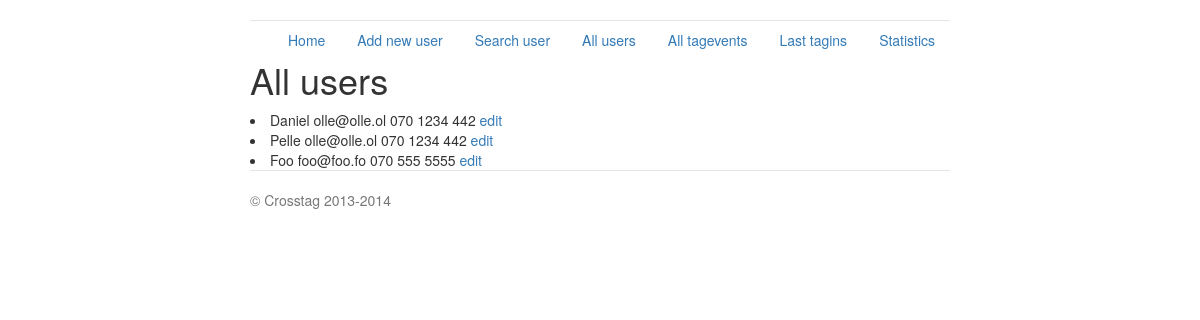
The app's page /all_users, older data.
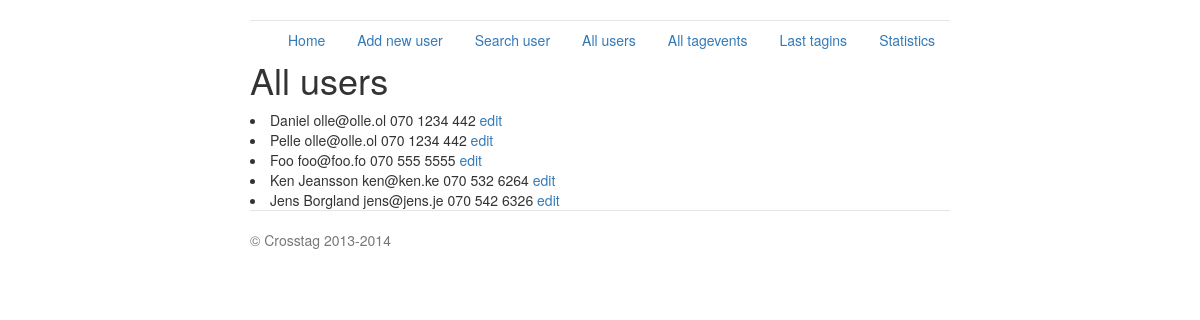
The same page, newer data.
### crosstag_server.py (models this page shows, shortened)
class User(db.Model):
    index = db.Column(db.Integer, primary_key=True)
    fortnox_id = db.Column(db.Integer)
    name = db.Column(db.String(80))
    email = db.Column(db.String(120))
    phone = db.Column(db.Integer)
    tag_id = db.Column(db.String(12))
    gender = db.Column(db.String(10))
    birth_date = db.Column(db.Date)
    expiry_date = db.Column(db.Date)
    create_date = db.Column(db.Date)
    def dict(self):
        return {'index': self.index, 'name': self.name,
                'email': self.email, 'tag_id': self.tag_id,
                'phone': self.phone, 'fortnox_id': self.fortnox_id,
                'expiry_date': str(self.expiry_date),
                'create_date': str(self.create_date),
                'birth_date': str(self.birth_date),
                'gender': self.gender}

### crosstag_server.py (the view)
@app.route('/all_users', methods=['GET'])
def all_users():
    ret = []
    users = User.query.all()
    for hit in users:
        js = hit.dict()
        ret.append(js)
    return render_template('all_users.html',
                           title='All Users',
                           hits=ret)

### templates/all_users.html (shortened to what this page needs)
{% extends "base.html" %}
{% block content %}
<h1>All users</h1>
{% if hits %}
{% for hit in hits %}
        <li>{{hit.id}} {{hit.name}} {{hit.box_id}} {{hit.email}} {{hit.phone}} {{hit.tag}} <a href='/edit_user/{{hit.id}}'>edit</a></li>
{% endfor %}
{% endif %}
{% endblock %}

### templates/base.html (shortened to what this page needs)
<!DOCTYPE html>
<html lang="en">
  <head>
    <link href="../../static/bootstrap.css" rel="stylesheet">
    <link href="../../static/jumbotron-narrow.css" rel="stylesheet">
  </head>
  <body>
    <div class="container">
      <div class="header">
        <nav>
          <ul class="nav nav-pills pull-right">
            <li role="presentation"><a href="/index">Home</a></li>
            <li role="presentation"><a href="/add_new_user">Add new user</a></li>
            <li role="presentation"><a href="/search_user">Search user</a></li>
            <li role="presentation"><a href="/all_users">All users</a></li>
            <li role="presentation"><a href="/all_tagevents">All tagevents</a></li>
            <li role="presentation"><a href="/last_tagins">Last tagins</a></li>
            <li role="presentation"><a href="/statistics">Statistics</a></li>
          </ul>
        </nav>
      </div>
      {% block content %}{% endblock %}
      <footer class="footer">
        <p>&copy; Crosstag 2013-2014</p>
      </footer>
    </div>
  </body>
</html>

### static/jumbotron-narrow.css (style rules this page uses)
body { padding-top: 20px; padding-bottom: 20px; }
.header, .marketing, .footer { padding-right: 15px; padding-left: 15px; }
.header { border-bottom: 1px solid #e5e5e5; }
.footer { padding-top: 19px; color: #777; border-top: 1px solid #e5e5e5; }
@media (min-width: 768px) { .container { max-width: 730px; } }
@media screen and (min-width: 768px) { .header, .marketing, .footer { padding-right: 0; padding-left: 0; } }
@media screen and (min-width: 768px) { .header { margin-bottom: 30px; } }

Row changes from the older to the newer data that the page shows:
added User: name "Ken Jeansson", email "ken@ken.ke", phone "070 532 6264"
added User: name "Jens Borgland", email "jens@jens.je", phone "070 542 6326"
